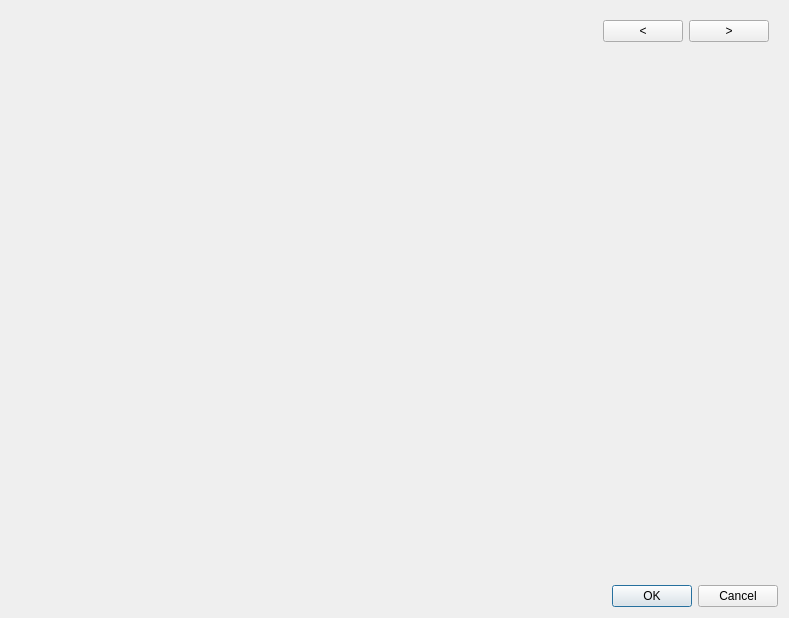
<?xml version="1.0" encoding="UTF-8"?>
<ui version="4.0">
 <class>FormDialog</class>
 <widget class="QWidget" name="FormDialog">
  <property name="geometry">
   <rect>
    <x>0</x>
    <y>0</y>
    <width>789</width>
    <height>618</height>
   </rect>
  </property>
  <property name="sizePolicy">
   <sizepolicy hsizetype="Minimum" vsizetype="Minimum">
    <horstretch>0</horstretch>
    <verstretch>0</verstretch>
   </sizepolicy>
  </property>
  <property name="windowTitle">
   <string>Form</string>
  </property>
  <layout class="QVBoxLayout" name="verticalLayout_2">
   <item>
    <layout class="QGridLayout" name="gridLayout">
     <item row="2" column="1">
      <layout class="QVBoxLayout" name="verticalLayout">
       <item>
        <widget class="QDialogButtonBox" name="buttonBox">
         <property name="standardButtons">
          <set>QDialogButtonBox::Cancel|QDialogButtonBox::Ok</set>
         </property>
        </widget>
       </item>
      </layout>
     </item>
     <item row="1" column="0">
      <spacer name="verticalSpacer">
       <property name="orientation">
        <enum>Qt::Vertical</enum>
       </property>
       <property name="sizeHint" stdset="0">
        <size>
         <width>0</width>
         <height>40</height>
        </size>
       </property>
      </spacer>
     </item>
     <item row="0" column="1">
      <widget class="QWidget" name="navigationBar" native="true">
       <layout class="QHBoxLayout" name="horizontalLayout">
        <item>
         <spacer name="horizontalSpacer">
          <property name="orientation">
           <enum>Qt::Horizontal</enum>
          </property>
          <property name="sizeHint" stdset="0">
           <size>
            <width>40</width>
            <height>20</height>
           </size>
          </property>
         </spacer>
        </item>
        <item>
         <widget class="QPushButton" name="prevButton">
          <property name="toolTip">
           <string>Show previous form</string>
          </property>
          <property name="text">
           <string>&lt;</string>
          </property>
         </widget>
        </item>
        <item>
         <widget class="QPushButton" name="nextButton">
          <property name="toolTip">
           <string>Show next form</string>
          </property>
          <property name="text">
           <string>&gt;</string>
          </property>
         </widget>
        </item>
       </layout>
      </widget>
     </item>
    </layout>
   </item>
  </layout>
 </widget>
 <resources/>
 <connections/>
</ui>
